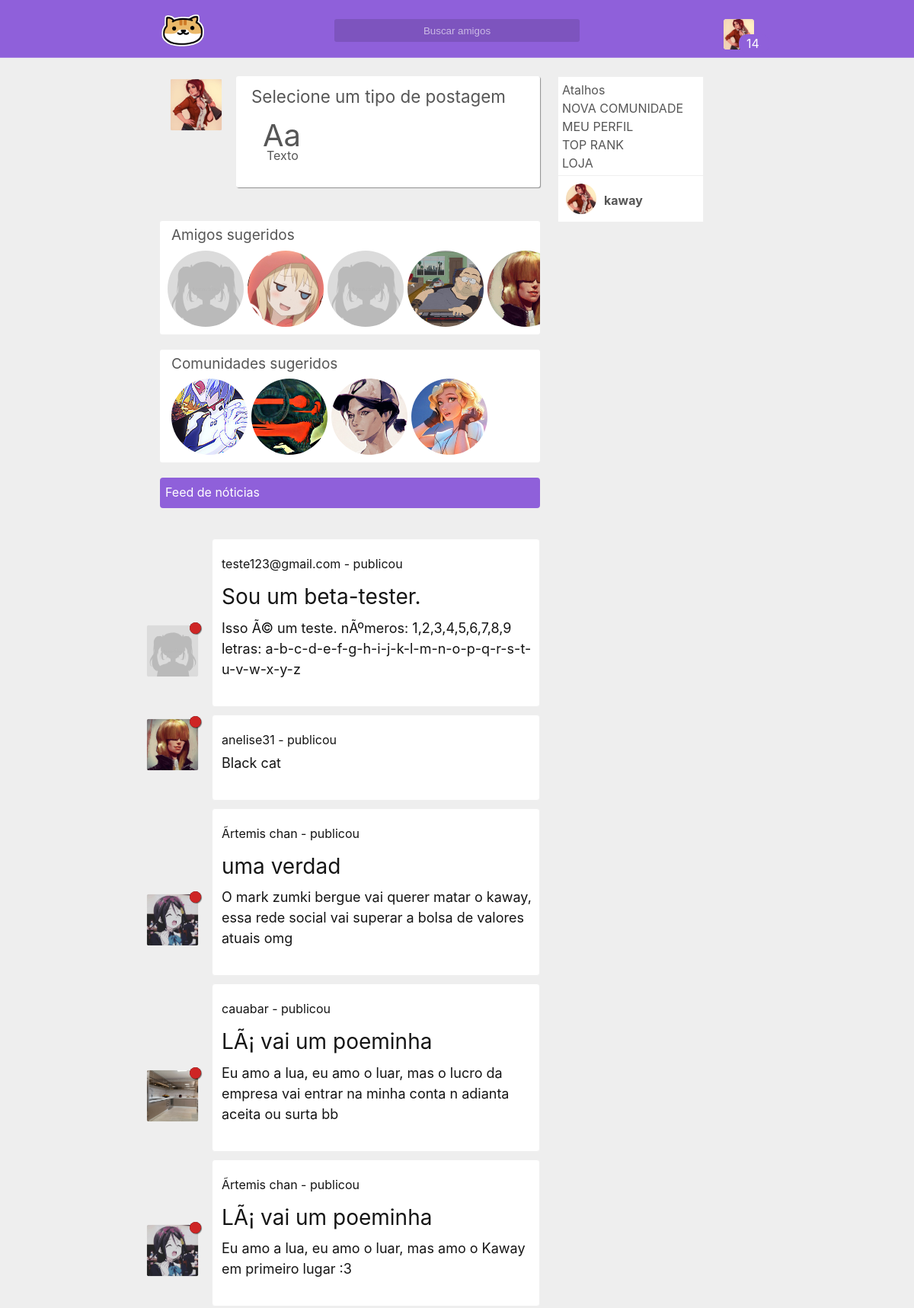
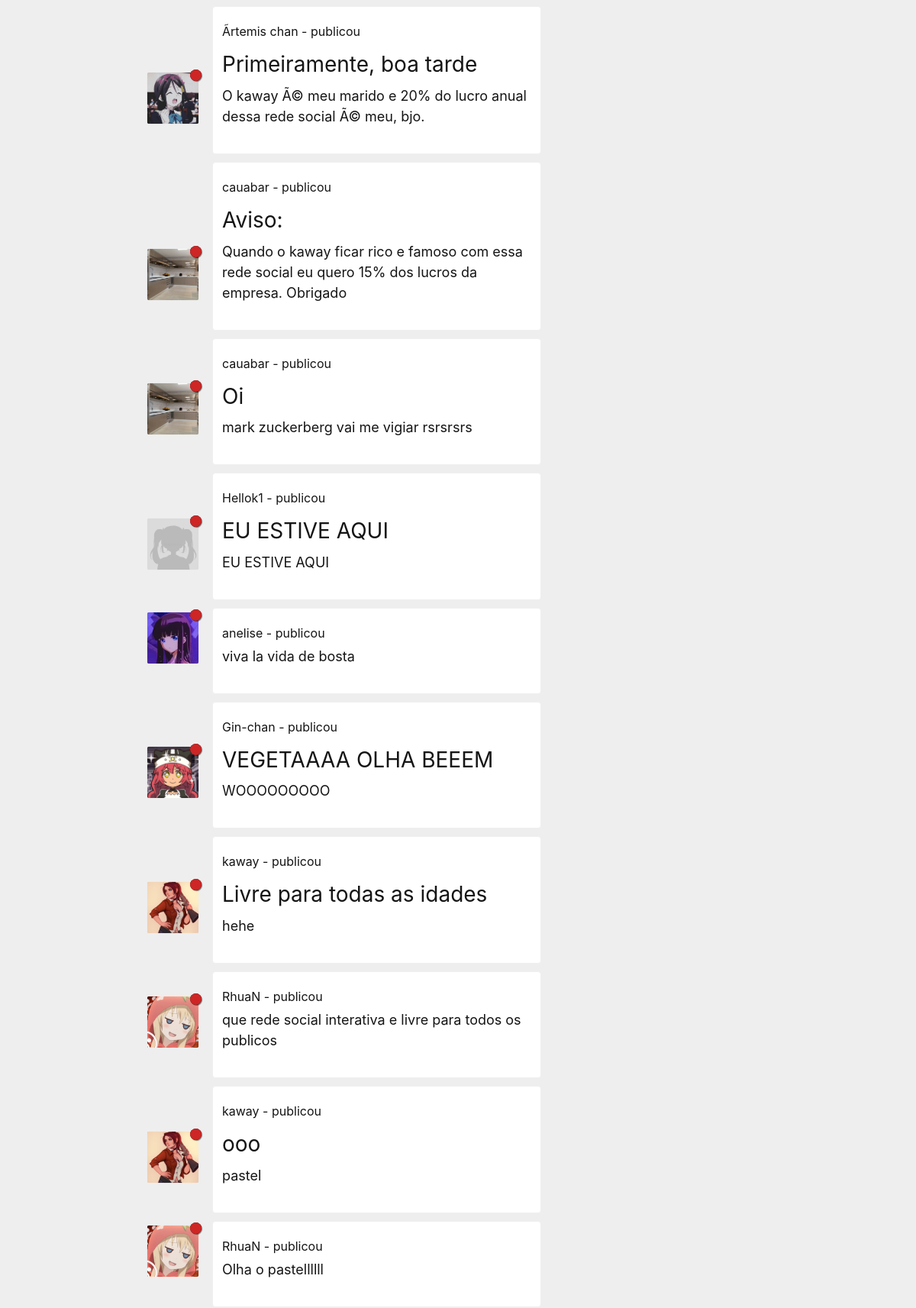
Screenshot of / (signed in, upper part) with the database file from the repository (2 pictures, top to bottom).
### tables this page shows
CREATE TABLE `user` (
  `id` int(11) NOT NULL,
  `cry` varchar(255) NOT NULL,
  `wtf` varchar(2555) NOT NULL,
  `cool` varchar(2555) NOT NULL,
  `baby` varchar(2555) NOT NULL,
  `very` varchar(2555) NOT NULL,
  `nani` varchar(255) NOT NULL,
  `email` varchar(100) NOT NULL,
  `password` varchar(255) NOT NULL,
  `usuario` varchar(255) NOT NULL,
  `admin` int(11) NOT NULL,
  `avatar` varchar(255) NOT NULL,
  `background` text NOT NULL,
  `cover` text NOT NULL,
  `config` int(11) NOT NULL,
  `game` text NOT NULL,
  `movie` text NOT NULL,
  `pincode` varchar(10) NOT NULL,
  `ip` varchar(255) NOT NULL,
  `tuturial` int(11) NOT NULL,
  `exp` int(11) NOT NULL,
  `lvl` int(11) NOT NULL,
  `tag` int(11) NOT NULL,
  `money` int(11) NOT NULL,
  `status` varchar(200) NOT NULL,
  `anime_favorito` int(11) NOT NULL,
  `tour` int(11) NOT NULL,
  `banido` int(11) NOT NULL
);

CREATE TABLE `comunidade` (
  `id` int(11) NOT NULL,
  `iduser` int(11) NOT NULL,
  `nome` text NOT NULL,
  `sobre` text NOT NULL,
  `verificado` int(11) NOT NULL,
  `avatar` varchar(255) NOT NULL,
  `cover` varchar(255) NOT NULL
);

CREATE TABLE `postagem` (
  `id` int(11) NOT NULL,
  `iduser` int(11) NOT NULL,
  `cry` varchar(2555) NOT NULL,
  `title` text NOT NULL,
  `texto` text NOT NULL
);

### autoload/template/body.php (called while the page is built)
<?php
require './templates/index.php';

### autoload/template.php (called while the page is built)
<?php
require './autoload/template/html.php';
function html(){
	require './autoload/template/body.php';
}

### autoload/start.php (called while the page is built)
<?php
require 'template.php';

### config/_autoload.php (called while the page is built)
<?php
require './autoload/start.php';

### index.php (called while the page is built)
<?php
require './config/config.php';
require './config/_autoload.php';
?>

### autoload/user/user.php (called while the page is built, shortened)
<?php
if(isset($_COOKIE['iduser']) && (isset($_COOKIE['cry']) ) ){
	$iduser = $_COOKIE['iduser'];
	$cry = $_COOKIE['cry'];
    $wtf = $_COOKIE['wtf'];
    $cool = $_COOKIE['cool'];
    $baby = $_COOKIE['baby'];
    $very = $_COOKIE['very'];
	$result_usuario = "SELECT * FROM user WHERE id = '$iduser' && cry = '$cry' and wtf = '$wtf' and cool = '$cool' and baby = '$baby' and very = '$very' LIMIT 1";
    $resultado_usuario = mysqli_query($conn, $result_usuario);
    $user = mysqli_fetch_assoc($resultado_usuario);
}
?>

### config/config.php (called while the page is built, shortened)
<?php
$dataAtual = date('d/m/Y H:i:s');

### view/dashboard/feed/post.php (the view, shortened to what this page needs)
<?php if(isset($template)){?>
<div class="notice">
    <p>Feed de nóticias</p>
</div>
<?php
$post = "SELECT * FROM postagem WHERE id ORDER BY id DESC";
$posta = mysqli_query($conn, $post);
foreach ($posta as $posta => $postas) {
?>
<?php
$quem = $postas['iduser'];
$result_peopledt = "SELECT * FROM user WHERE id = $quem LIMIT 1";
 $resultado_peoplede = mysqli_query($conn, $result_peopledt);
foreach ($resultado_peoplede as $resultado_peoplede => $resultado_peopledes) {
$status = $resultado_peopledes['status'];
$statusatual = null;
if($status >= $dataAtual){
            $statusatual = "1";
}
else{
            $statusatual = "0";
}
?>
<div class="post">
<p style="color: #151515 !important; top: 10px; position: relative; left: 2px;word-wrap: break-word;"><a href="/profile/<?php echo $resultado_peopledes['id'];?>""><?php echo $resultado_peopledes['usuario'];?></a> - publicou</p>
<h1 style="color: #151515 !important; top: -15px; position: relative; left: 2px; font-size: 28px;word-wrap: break-word; width: 95%;"><?php echo $postas['title'];?></h1>
<span style="color: #151515 !important; top: -25px; position: relative; left: 2px; font-size: 18px; word-wrap: break-word;"><?php echo $postas['texto'];?></span>
<div class="postaaa" style="left: -100px; position: absolute;">
<div class="avatar" style="top: -100px; position: absolute;">
<div class="online" style="top: 0px; height: 15px; z-index: 1000; right: 5px; width: 15px; background: #151515;"><div class="verificar" uk-tooltip="<?php if($statusatual == "1"){ echo 'Usuario online';}else{ echo 'Usuario Offline';} ?>" id="verificando<?php echo $resultado_peopledes['id']; echo $postas['id'];?>"></div></div>
<a href='/profile/<?php echo $resultado_peopledes['id'];?>'><img uk-tooltip="<?php echo $resultado_peopledes['usuario'];?>" src="/img/user/<?php echo $resultado_peopledes['avatar'];?>"/></a>
</div>
</div>
</div>
<?Php } } ?>
</div>
<?Php } else{ include '../404/index.php';}?>

### view/dashboard/menu.php (shortened to what this page needs)
<?php if(isset($template)){?>
<?php if(isset($_COOKIE['iduser']) && (isset($_COOKIE['cry']) )){ ?>
<div class="headerta">
	<div class="align">
		<a href="/"><img class="logo" src="/assets/img/friends.png"/></a>
	<div class="boxcenter">
		<input class="busca" type="text" placeholder="Buscar amigos"/>
	</div>
	<div class="boxleft">
		<div class="okaysr">
		<img class="avatar" src="/img/user/<?php echo $user['avatar'];?>"/>
		<p class="myrank"><span id="lvl"><?php echo $user['lvl'];?></span></p>
		</div>
	</div>
	</div>
</div>
<?Php } ?>
<?Php }  else{ include '../404/index.php';}?>

### view/dashboard/post/novo.php (shortened to what this page needs)
<?php if(isset($template)){?>
<div class="postaaa">
<div class="avatar">
<img src="/img/user/<?php echo $user['avatar'];?>"/>
</div>
</div>
<div class="postar">
<div class="tipos">
<p style="color: #565656 !important; top: 20px; position: relative; left: 20px; font-size: 1.4em;">Selecione um tipo de postagem</p>
<div class="tipo" id="tipotexto" uk-tooltip="Publique em forma de texto">
    <h1>Aa</h1>
    <p>Texto</p>
</div>
</div>
</div>
<?Php } else{ include '../404/index.php';}?>

### view/dashboard/sugeridos/amigos.php (shortened to what this page needs)
<?php if(isset($template)){?>
<?php
$iduser = $user['id'];
$result_people = "SELECT * FROM user WHERE id <> '$iduser' ORDER BY RAND() LIMIT 40";
$resultado_people = mysqli_query($conn, $result_people);
$people = mysqli_fetch_assoc($resultado_people);
if($people){
?>
<div class="uk-position-relative uk-visible-toggle uk-light" uk-slider id="sugeridos">
<span>Amigos sugeridos</span>
    <ul class="uk-slider-items uk-child-width-1-2 uk-child-width-1-3@s uk-child-width-1-4@m">
    	<?php
    	$iduser = $user['id'];
    	$result_people = "SELECT * FROM user WHERE id <> '$iduser' ORDER BY RAND() LIMIT 40";
	    $resultado_people = mysqli_query($conn, $result_people);
    	foreach ($resultado_people as $resultado_people => $resultado_peoples) {
    	?>
        <a class="ok" href="/profile/<?php echo $resultado_peoples['id'];?>">
        	<li uk-tooltip="<?php echo $resultado_peoples['usuario'];?>">
            <img src="/img/user/<?php echo $resultado_peoples['avatar'];?>" alt="">
        </li></a>
    <?php }?>
    </ul>
</div>
<?php } ?>
<?Php } else{ include '../404/index.php';}?>

### view/dashboard/sugeridos/paginas.php (shortened to what this page needs)
<?php if(isset($template)){?>
<?php
$result_comunidade = "SELECT * FROM comunidade WHERE id  ORDER BY RAND() LIMIT 40";
$resultado_comunidade = mysqli_query($conn, $result_comunidade);
$comunidade = mysqli_fetch_assoc($resultado_comunidade);
if($comunidade){
?>
<div class="uk-position-relative uk-visible-toggle uk-light" uk-slider id="sugeridos">
<span>Comunidades sugeridos</span>
    <ul class="uk-slider-items uk-child-width-1-2 uk-child-width-1-3@s uk-child-width-1-4@m">
        <?php
        $result_comunidade = "SELECT * FROM comunidade WHERE id  ORDER BY RAND() LIMIT 40";
        $resultado_comunidade = mysqli_query($conn, $result_comunidade);
        foreach ($resultado_comunidade as $resultado_comunidade => $resultado_comunidades) {
        ?>
        <a class="ok" href="/comunidade/<?php echo $resultado_comunidades['id'];?>">
            <li uk-tooltip="<?php echo $resultado_comunidades['nome'];?>">
            <img src="/img/comunidade/avatar/<?php echo $resultado_comunidades['avatar'];?>" alt="">
        </li></a>
    <?php }?>
    </ul>
</div>
<?php } ?>
<?Php } else{ include '../404/index.php';}?>

### view/dashboard/status/me.php
<?php if(isset($template)){?>
<div class="links">
<p>Atalhos</p>
<a href="/create_page">Nova comunidade</a>
<br>
<a href="/profile/<?php echo $user['id'];?>">Meu perfil</a>
<br>
<a href="/toprank">Top rank</a>
<br>
<a href="/loja">Loja</a>
</div>
<div class="status">
<a href="/profile/<?php echo $user['id'];?>">
<img class="avatar" src="/img/user/<?php echo $user['avatar'];?>"/>
<p class="user"><?php echo $user['usuario'];?></p>
</a>
</div>
<?Php } else{ include '../404/index.php';}?>

### assets/css/style.css (style rules this page uses)
* { font-smooth: never; -webkit-font-smoothing : none; padding: 0; margin: 0px; }
body { overflow-y: auto; overflow-x: hidden; }
a { color: #151515 !important; }
a,p,span { font-size: 1em; }
html { background-color: #eee !important; }
p, span, h1, h2 { color: #565656 !important; }
.busca::placeholder { color: hsla(0,0%,100%,.6) !important; opacity: 1; }
input { outline: 0; }
::placeholder { color: #555; opacity: 1; }
.headerta { width: 100%; height: 75px; position: fixed; top: 0; left: 0; background: #8f60da; border-bottom: 1px solid hsla(0,0%,100%,.2);; z-index: 100000000; }
.headerta .logo { position: relative; width: 60px; top: 10px; height: 60px; cursor: pointer; transition: 1s; }
.headerta .align { position: relative; margin: 0px auto; width: 65%; }
.headerta .boxcenter { display: flex; align-items: center; justify-content: center; }
.headerta .boxcenter .busca { background: rgba(0,0,0,.13); -webkit-box-pack: center; -webkit-justify-content: center; -ms-flex-pack: center; justify-content: center; border: none; bottom: 35px; position: relative; padding: 5px; text-align: center; border-radius: 3px; width: 40%; height: 20px; transition: 0.3s; }
.align { position: relative; margin: 0px auto; width: 65%; }
.status { position: fixed; top: 230px; width: 15%; height: 50px; display: flex; align-items: flex-end; float: right; right: 23%; background: #fff; border: 1px solid #efefef; padding: 5px; z-index: 100000; }
.status a { color: #fff !important; }
.feed .post { width: calc(100% - 90px); height: auto; background: #fff !important; border: 1px solid #efefef; margin-top: 10px; top: 50px; position: relative; border-radius: 4px; left: 68px; padding: 10px; }
.status .avatar { border-radius: 50%; width: 40px; height: 40px; top: 10px; position: absolute; left: 10px; }
.status .user { position: absolute; top: 0px; left: 60px; font-weight: bold; color: #565656 !important; }
.boxleft { position: absolute; float: right; right: 0; }
.boxleft .avatar { width: 40px; height: 40px; background: #fff; position: relative; top: 40px; border-radius: 10%; }
.boxleft .okaysr { position: relative; bottom: 105px; height: 90px; border-radius: 20px; cursor: pointer; }
.notice { width: 100%; height: 40px; background: #8f60da !important; border-radius: 4px; margin-top: 20px; top: 20px; position: relative; }
.notice p { text-align: left; padding: 7px; color: #fff !important; }
#sugeridos { position: relative; top: 80px; background: #fff; padding: 10px; border-radius: 3px; margin-top: 20px; }
#sugeridos span { padding: 5px; font-size: 19px; position: relative; bottom: 5px; }
#sugeridos img { width: 100px; height: 100px; border-radius: 0px; border-radius: 50%; }
#sugeridos li { width: 100px !important; height: 100px !important; }
#sugeridos .ok { width: 100px !important; height: 100px !important; margin-left: 5px; }
.postar { width: calc(100% - 100px); background: #fff; height: auto; top: 0px; position: absolute; border-radius: 3px; float: left; left: 100px; z-index: 1000; box-shadow: 1px 1px 1px rgba(0,0,0,.40); }
.postaaa .avatar { width: 90px; height: 90px; border-radius: 3px; }
.postaaa .avatar img { height: 75px; width: 75px; position: relative; left: 10px; transform: scale(0.9); border-radius: 3px; cursor: pointer; }
.postar .tipo { width: 80px; height: 70px; cursor: pointer; display: inline-block; position: relative; top: 10px; left: 20px; }
.postar .tipo h1 { color: #565656 !important; padding: 0px; font-size: 2.5em; left: 15px; position: relative; }
.postar .tipo p { color: #565656 !important; position: relative; top: -30px; left: 20px; font-size: 1.0em; }
.postar .tipos { display: block; position: relative; top: -10px; }
.myrank { position: relative; top: 0px; z-index: 100; background: #8f60da !important; width: auto; border-radius: 10px; left: 20px; }
.myrank span { position: relative; left: 10px; color: #fff !important; }
.links { position: fixed; top: 100px; width: 15%; height: auto; float: right; right: 23%; background: #fff; border: 1px solid #efefef; padding: 5px; z-index: 100000; }
.links p { top: 0px; position: relative; }
.links a { text-align: center; position: relative; text-transform: uppercase; color: #565656 !important; top: -20px; left: 0px; width: 100%; }
.online { width: 15px; height: 15px; background: #fff; position: absolute; float: right; right: 0; box-shadow: 1px 1px 1px rgba(0,0,0,0.50); border-radius: 50%; top: -5px; }
.verificar { border-radius: 50%; }

### rows the page displays
user: avatar (picture), lvl "14", usuario "kaway"
user: avatar (placeholder picture)
user: avatar (picture), usuario "RhuaN"
user: avatar (placeholder picture), usuario "Hellok1"
user: avatar (picture)
user: avatar (picture), usuario "anelise31"
comunidade: avatar (picture)
comunidade: avatar (picture)
comunidade: avatar (picture)
comunidade: avatar (picture)
postagem: title "Sou um beta-tester.", texto "Isso Ã© um teste. nÃºmeros: 1,2,3,4,5,6,7,8,9 letras: a-b-c-d-e-f-g-h-i-j-k-l-m-n-o-p-q-r-s-t-u-v-w-x-y-z"
user: usuario "teste123@gmail.com", avatar (placeholder picture)
postagem: texto "Black cat"
postagem: title "uma verdad", texto "O mark zumki bergue vai querer matar o kaway, essa rede social vai superar a bolsa de valores atuais omg"
user: usuario "Ãrtemis chan", avatar (picture)
postagem: title "LÃ¡ vai um poeminha", texto "Eu amo a lua, eu amo o luar, mas o lucro da empresa vai entrar na minha conta n adianta aceita ou surta bb"
user: usuario "cauabar", avatar (picture)
postagem: title "LÃ¡ vai um poeminha", texto "Eu amo a lua, eu amo o luar, mas amo o Kaway em primeiro lugar :3"
postagem: title "Primeiramente, boa tarde", texto "O kaway Ã© meu marido e 20% do lucro anual dessa rede social Ã© meu, bjo."
postagem: title "Aviso:", texto "Quando o kaway ficar rico e famoso com essa rede social eu quero 15% dos lucros da empresa. Obrigado"
postagem: title "Oi", texto "mark zuckerberg vai me vigiar rsrsrsrs"
postagem: title "EU ESTIVE AQUI", texto "EU ESTIVE AQUI"
postagem: texto "viva la vida de bosta"
user: usuario "anelise", avatar (picture)
postagem: title "VEGETAAAA OLHA BEEEM", texto "WOOOOOOOOO"
user: usuario "Gin-chan", avatar (picture)
postagem: title "Livre para todas as idades", texto "hehe"
postagem: texto "que rede social interativa e livre para todos os publicos"
postagem: title "ooo", texto "pastel"
postagem: texto "Olha o pastellllll"
